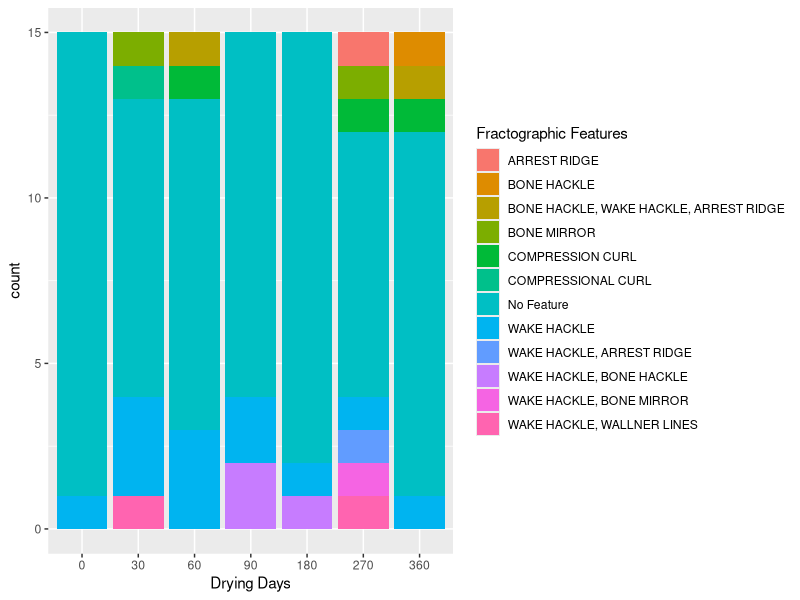

Recreate this plot in R.
## ---- chunk 1
library(tidyverse)
library(readxl)
library(dplyr)
library(nnet)
library(rlist)
# loading packages
## ---- chunk 2
bone <- readxl::read_xlsx("BU Thesis Data.xlsx", sheet = 2)
drop<-c()
for (i in 1:nrow(bone))  {
  if (is.na(bone$`Bone Type`[i])){
    drop <- c(drop, i)
  }
}
bone<-bone[-drop,]
# read bone and drop the date without information

# ignore unobserved bone
bone <- select(bone, -`Bone Type`, -`Percentage of Feature Present`)
# select columns from Bone Type to Percentage of Feature Present
bone$`Bone Specimen` <- gsub("\\,.*","", bone$`Bone Specimen`)
bone$`Bone Specimen` <- gsub("[^0-9]","", bone$`Bone Specimen`)
bone<-mutate(bone,`Bone Specimen`=fct_relevel(`Bone Specimen`,'0','30','60','90','180','270'))
bone$`days`<-bone$`Bone Specimen`
# creating variable drying day
typeof(bone$`Bone Specimen`)
bone$`Fractographic Features`[bone$`Fractographic Features`=="N/A"]<-"No Feature"
bone$`Fracture Angle`[bone$`Fracture Angle`=="N/A"]<-"non applicable"
bone$`Fracture Type`[bone$`Fracture Type`=="N/A"]<-"non applicable"
bone$`Fracture Surface`[bone$`Fracture Surface`=="N/A"]<-"non applicable"
bone$`Fracture Outline`[bone$`Fracture Outline`=="N/A"]<-"non applicable"
#Clean dependent variable

bone$`Bisecting Fracture`<-factor(bone$`Bisecting Fracture`)
bone$`Fracture-like`<-factor(bone$`Fracture-like`)
bone$`Fracture Angle`<-factor(bone$`Fracture Angle`)
bone$`Fracture Type`<-factor(bone$`Fracture Type`)
bone$`Fracture Surface`<-factor(bone$`Fracture Surface`)
bone$`Fracture Outline`<-factor(bone$`Fracture Outline`)

bone$`Fractographic Features`<-factor(bone$`Fractographic Features`)
# transfer variables to factor 
## ---- chunk 3
ggplot(data = bone) + geom_bar(mapping = aes(x = `Bone Specimen`, fill = `Fractographic Features`))+labs(x="Drying Days")
## ---- chunk 4

fit.Bisect_Fracture<-glm(bone$`Bisecting Fracture`~bone$days,family = binomial())
fit.Fracture_like<-glm(bone$`Fracture-like`~bone$days,family = binomial())
fit.Fracture_Angle<-multinom(bone$`Fracture Angle`~bone$days,trace = FALSE)
fit.Fracture_Type<-multinom(bone$`Fracture Type`~bone$days,trace = FALSE)
fit.Fracture_Surface<-multinom(bone$`Fracture Surface`~bone$days,trace = FALSE)
fit.Fracture_Outline<-multinom(bone$`Fracture Outline`~bone$days,trace = FALSE)
fit.Fractographic_Features<-multinom(bone$`Fractographic Features`~bone$days,trace = FALSE)
fit.Number_of_Fragments <- glm(bone$`Number of Fragments` ~ bone$days, family="poisson")
summary(fit.Bisect_Fracture)
summary(fit.Fracture_like)
summary(fit.Fracture_Angle)
summary(fit.Fracture_Type)
summary(fit.Fracture_Surface)
summary(fit.Fracture_Outline)
summary(fit.Fractographic_Features)
summary(fit.Number_of_Fragments)
